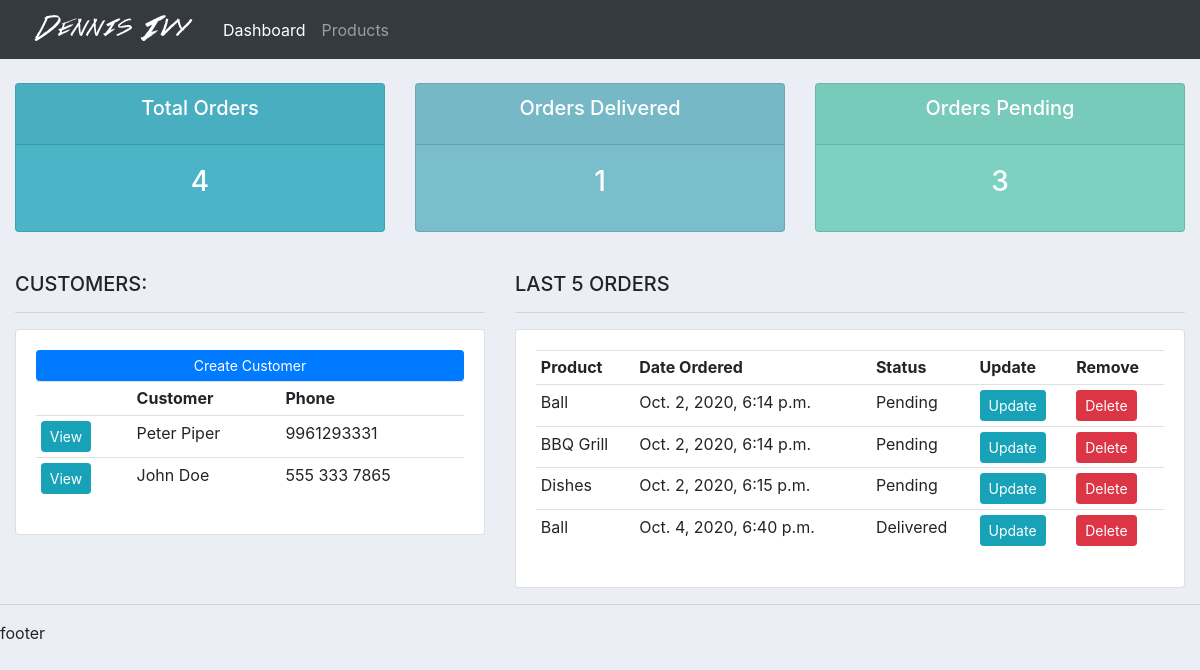
The app's page /, older data.
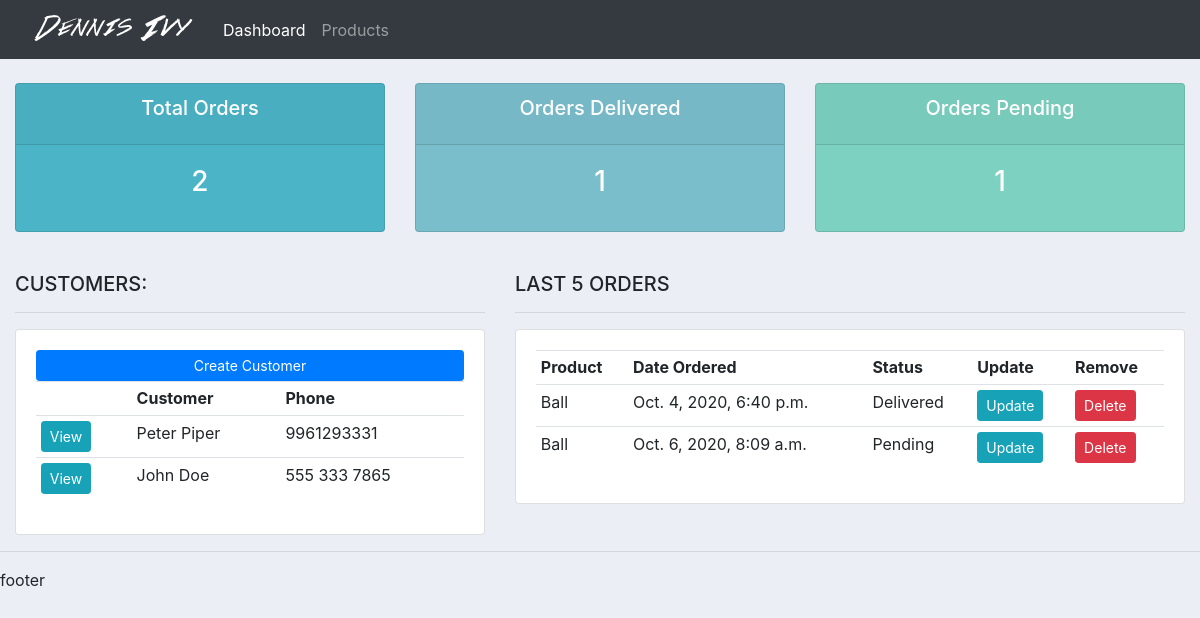
The same page, newer data.
### accounts/models.py (models this page shows, shortened)
class Customer(models.Model):
	name = models.CharField(max_length=200, null=True)
	phone = models.CharField(max_length=20, null=True)
	email = models.EmailField(null=True)
	date_created = models.DateTimeField(auto_now_add=True)

class Order(models.Model):
	STATUS = (
		('Pending','Pending'),
		('Out for delivery','Out for delivery'),
		('Delivered','Delivered')
		)
	customer = models.ForeignKey(Customer, on_delete=models.SET_NULL, null=True)
	product = models.ForeignKey(Product, on_delete=models.SET_NULL, null=True)
	date_created = models.DateTimeField(auto_now_add=True)
	status = models.CharField(max_length=200, null=True, choices=STATUS)

class Product(models.Model):
	CATEGORY = (
		('Indoor','Indoor'),
		('Out door','Out door')
		)
	name=models.CharField(max_length=200, null=True)
	price=models.FloatField(null=True)
	category=models.CharField(max_length=200, null=True, choices=CATEGORY)
	description=models.CharField(max_length=200, null=True, blank=True)
	date_created = models.DateTimeField(auto_now_add=True)
	tag = models.ManyToManyField(Tag)
	def __str__(self):
		return self.name

### accounts/views.py (the view)
# urls.py: path('', views.index, name='index'),
def index(request):
	orders = Order.objects.all()
	customers = Customer.objects.all()
	total_customers = customers.count()
	total_orders = orders.count()
	delivered = orders.filter(status='Delivered').count()
	pending = orders.filter(status='Pending').count()
	context = { 'orders':orders, 'customers':customers, 'total_orders':total_orders, 'delivered':delivered, 'pending':pending }
	return render(request, 'dashboard/dashboard.html', context=context)

### accounts/templates/dashboard/dashboard.html
{% extends 'main/base.html' %}
{% block content %}
{% include 'main/status.html' %}
<br>
<div class="row">
    <div class="col-md-5">
        <h5>CUSTOMERS:</h5>
        <hr>
        <div class="card card-body">
            <a class="btn btn-primary  btn-sm btn-block" href="">Create Customer</a>
            <table class="table table-sm">
                <tr>
                    <th></th>
                    <th>Customer</th>
                    <th>Phone</th>
                </tr>
                {% for customer in customers %}
                <tr>
                    <td><a href="{% url 'customer' customer.id %}" class="btn btn-sm btn-info">View</a></td>
                    <td>{{ customer.name }}</td>
                    <td>{{ customer.phone }}</td>
                </tr>
                {% endfor %}
            </table>
        </div>
    </div>
    <div class="col-md-7">
        <h5>LAST 5 ORDERS</h5>
        <hr>
        <div class="card card-body">
            <table class="table table-sm">
                <tr>
                    <th>Product</th>
                    <th>Date Ordered</th>
                    <th>Status</th>
                    <th>Update</th>
                    <th>Remove</th>
                </tr>
                {% for order in orders %}
                <tr>
                    <td>{{ order.product }}</td>
                    <td>{{ order.date_created }}</td>
                    <td>{{ order.status }}</td>
                    <td><a href="{% url 'update_order' order.id %}" class="btn btn-sm btn-info">Update</a></td>
                    <td><a href="{% url 'delete_order' order.id %}" class="btn btn-sm btn-danger">Delete</a></td>
                </tr>
                {% endfor %}
            </table>
        </div>
    </div>
</div>
{% endblock %}

### accounts/templates/main/base.html (shortened to what this page needs)
{% load static %}
<!DOCTYPE html>
<html lang="en">
<head>
	<link rel="stylesheet" href="https://stackpath.bootstrapcdn.com/bootstrap/4.3.1/css/bootstrap.min.css">
	<link rel="stylesheet" href="{% static 'css/accounts/main.css' %}">
</head>
<body>
	{% include 'main/navbar.html' %}
	<div class="container-fluid">
		{% block content %}
		{% endblock %}
	</div>
	<hr>
	<footer>footer</footer>
</body>
</html>

### accounts/templates/main/navbar.html (shortened to what this page needs)
{% load static %}
<nav class="navbar navbar-expand-lg navbar-dark bg-dark">
  <img src="{% static 'images/accounts/logo.png' %}" alt="">
  <div class="collapse navbar-collapse" id="navbarNav">
    <ul class="navbar-nav">
      <li class="nav-item active">
        <a class="nav-link" href="{% url 'index' %}">Dashboard <span class="sr-only">(current)</span></a>
      </li>
      <li class="nav-item">
        <a class="nav-link" href="{% url 'products' %}">Products</a>
      </li>
    </ul>
  </div>
</nav>

### accounts/templates/main/status.html
<br>
<div class="row">
	<div class="col col-md">
		<div class="card text-center text-white  mb-3" id="total-orders">
			  	<div class="card-header">
			  		<h5 class="card-title">Total Orders</h5>
			  	</div>
			  	<div class="card-body">
			    	<h3 class="card-title">{{ total_orders }}</h3>
			  	</div>
			</div>
	</div>
	<div class="col col-md">
		<div class="card text-center text-white  mb-3" id="orders-delivered">
			  	<div class="card-header">
			  		<h5 class="card-title">Orders Delivered</h5>
			  	</div>
			  	<div class="card-body">
			    	<h3 class="card-title">{{ delivered }}</h3>
			  	</div>
			</div>
	</div>
	<div class="col col-md">
		<div class="card text-center text-white  mb-3" id="orders-pending">
			  	<div class="card-header">
			  		<h5 class="card-title">Orders Pending</h5>
			  	</div>
			  	<div class="card-body">
			    	<h3 class="card-title">{{ pending }}</h3>
			  	</div>
			</div>
	</div>
</div>

### static/css/accounts/main.css (style rules this page uses)
body { background-color: #ebeff5; }
#total-orders { background-color: #4cb4c7; }
#orders-delivered { background-color: #7abecc; }
#orders-pending { background-color: #7CD1C0; }

Row changes from the older to the newer data that the page shows:
removed Order: product "Ball", date_created "Oct. 2, 2020, 6:14 p.m.", status "Pending"
removed Order: product "BBQ Grill", date_created "Oct. 2, 2020, 6:14 p.m.", status "Pending"
removed Order: product "Dishes", date_created "Oct. 2, 2020, 6:15 p.m.", status "Pending"
added Order: product "Ball", date_created "Oct. 6, 2020, 8:09 a.m.", status "Pending"
Text that changed along with them:
{{ total_orders }}: "4" → "2"
{{ pending }}: "3" → "1"
